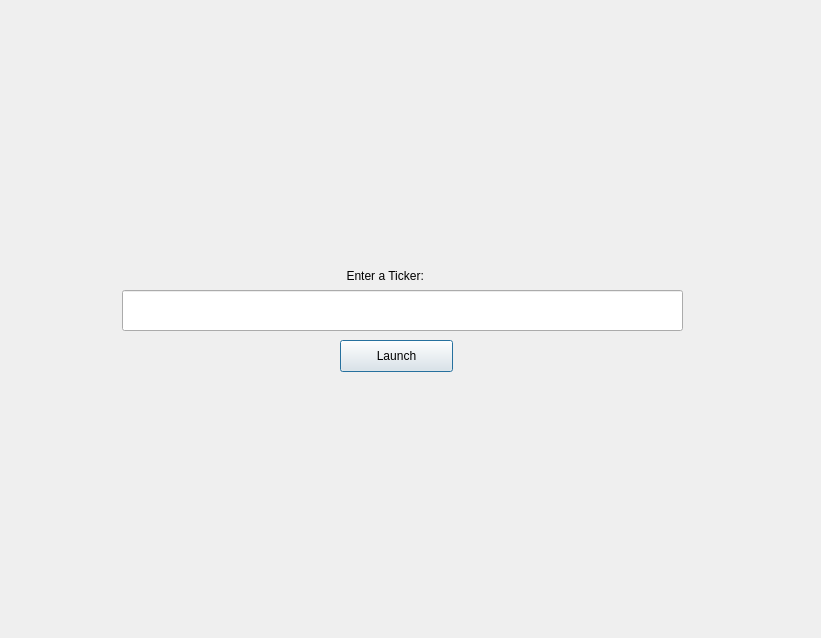
<?xml version="1.0" encoding="UTF-8"?>
<ui version="4.0">
 <class>Dialog</class>
 <widget class="QDialog" name="Dialog">
  <property name="geometry">
   <rect>
    <x>0</x>
    <y>0</y>
    <width>821</width>
    <height>638</height>
   </rect>
  </property>
  <property name="windowTitle">
   <string>Dialog</string>
  </property>
  <widget class="QLineEdit" name="Ticker">
   <property name="geometry">
    <rect>
     <x>122</x>
     <y>290</y>
     <width>561</width>
     <height>41</height>
    </rect>
   </property>
  </widget>
  <widget class="QLabel" name="Enter">
   <property name="geometry">
    <rect>
     <x>260</x>
     <y>260</y>
     <width>261</width>
     <height>31</height>
    </rect>
   </property>
   <property name="text">
    <string>                          Enter a Ticker:</string>
   </property>
  </widget>
  <widget class="QPushButton" name="Launch">
   <property name="geometry">
    <rect>
     <x>340</x>
     <y>340</y>
     <width>113</width>
     <height>32</height>
    </rect>
   </property>
   <property name="text">
    <string>Launch</string>
   </property>
  </widget>
 </widget>
 <resources/>
 <connections/>
</ui>
